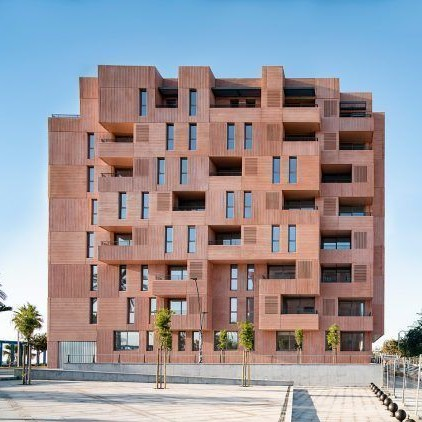
#> input picture PractsPy/imgs/edif1.jpg, 422 x 422 px
$ python detect_esquinas_kitchen_rose.py
#> lines starting #> are read from the running program, lines starting #| are printed output that depends on the picture; after the words box and inside, x2 and y2 are one past the last pixel; in counts of white or black regions, pixels touching at a corner belong together
import cv2 as cv
import numpy as np
from scipy import signal
import matplotlib.pyplot as plt

# Load the image in black and white
I = cv.imread("imgs/edif1.jpg")
#> I is the input picture: shape (422, 422, 3); mean B, G, R 156.1, 150.9, 155.3

# Add blur to the image
#I = cv.GaussianBlur(I, (5, 5), 0)

Iorg = I.copy()

# Convert to gray scale
I = cv.cvtColor(I, cv.COLOR_BGR2GRAY)
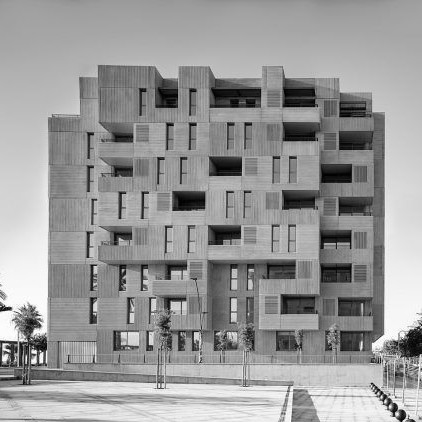
#> I: shape (422, 422); min 0, max 255, mean 152.8

# Derivadas
Ix = np.diff(I, axis=0, prepend=0)
Ixx = np.diff(Ix, axis=0, prepend=0)
Iy = np.diff(I, axis=1, prepend=0)
Iyy = np.diff(Iy, axis=1, prepend=0)
Ixy = np.diff(Ix, axis=1, prepend=0)
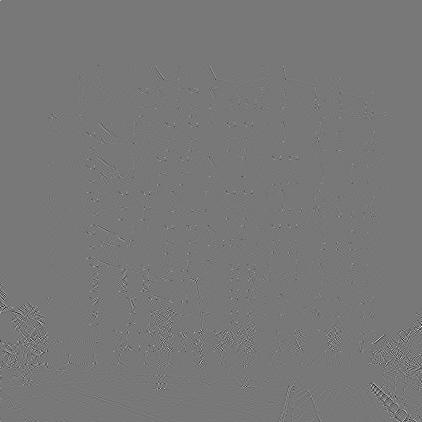
#> Ixy: shape (422, 422) int64; min -240, max 270, mean 0; drawn with min black and max white

# Esquinosidad
#K = (Ixx*Iy**2 + Iyy*Ix**2 - 2*Ixy*Ix*Iy)/(Ix**2 + Iy**2)
num = (Ixx*Iy**2 + Iyy*Ix**2 - 2*Ixy*Ix*Iy)
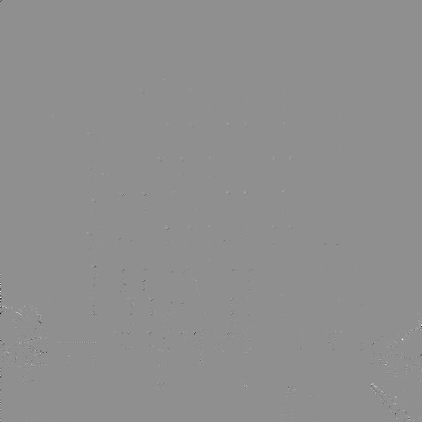
#> num: shape (422, 422) int64; min -7296784, max 5652000, mean -204.3; drawn with min black and max white
den = (Ix**2 + Iy**2)
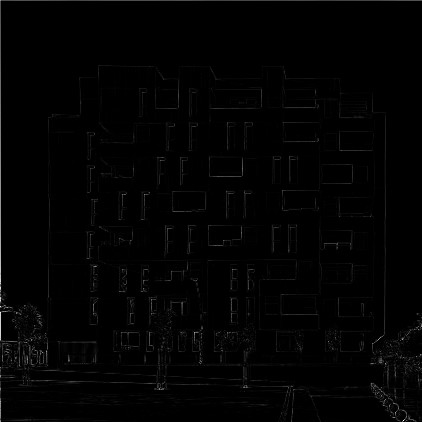
#> den: shape (422, 422) int64; min 0, max 75994, mean 836.5; drawn with min black and max white

response = np.zeros_like(I)

mask = den != 0
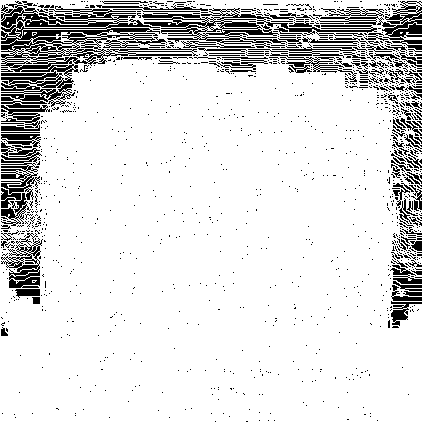
#> mask: shape (422, 422) bool; 86.2% white; black in thin lines or dots
response[mask] = num[mask] / den[mask]

""" plt.imshow(response)
plt.show() """

#tr = np.average(response) + 2*np.std(response)
tr = np.max(response)*.8
#> tr = 204
bin = np.where(response > tr, 255, 0)
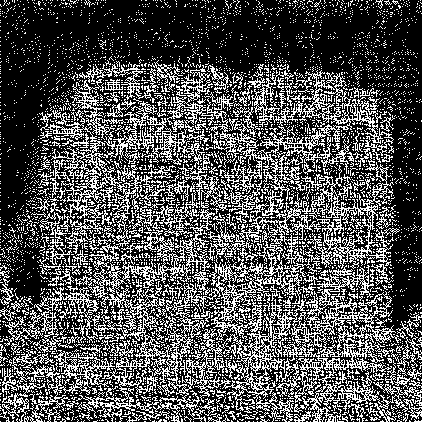
#> bin: shape (422, 422) int64; 32.4% white in thin lines or dots

""" plt.imshow(bin)
plt.show() """

# get a list of points where det is greater than 0
points = np.where(bin > 0)
#> points = 57614 positions, rows 0 to 421, columns 0 to 421

#iterate over the list of points and get the coordinates of the points
for i in range(len(points[0])):
    cv.circle(Iorg, (points[1][i], points[0][i]), 1, (0, 0, 255), -1)
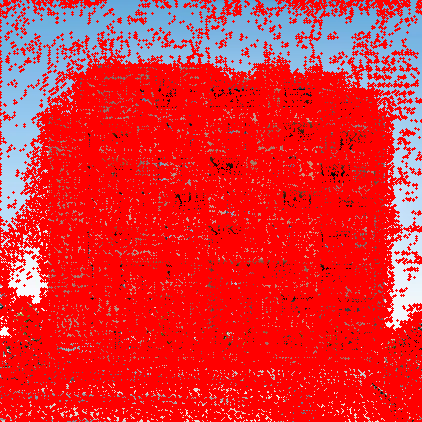
#> Iorg: shape (422, 422, 3); mean B, G, R 52, 45.3, 226.9

# display the image
cv.imshow("Img", Iorg)
cv.waitKey(0)

$ run again, with PractsPy/imgs/chess2.jpg copied over PractsPy/imgs/edif1.jpg
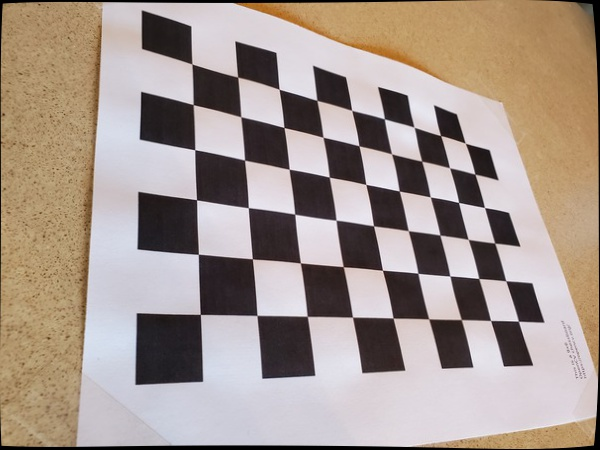
#> input picture PractsPy/imgs/chess2.jpg, 600 x 450 px
#> I is the input picture: shape (450, 600, 3); mean B, G, R 141.5, 150.2, 164.7
#> I: shape (450, 600)
#> `mask = den != 0`:
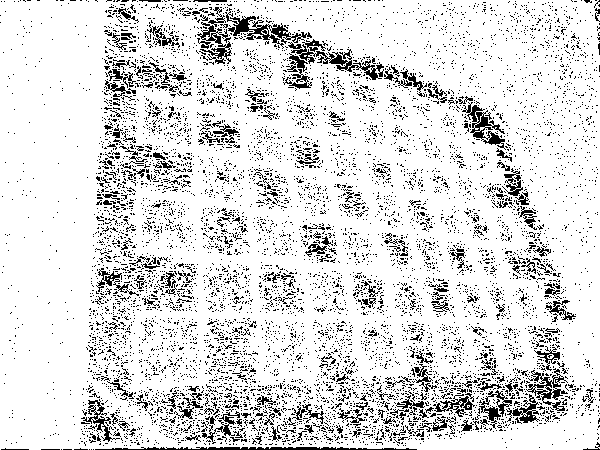
#> mask: shape (450, 600) bool; 86.6% white; black in thin lines or dots
#> tr = 204
#> bin: shape (450, 600) int64; 28.5% white in thin lines or dots
#> points = 77017 positions, rows 0 to 449, columns 0 to 599
#> after the loop `for i in range(len(points[0])):`:
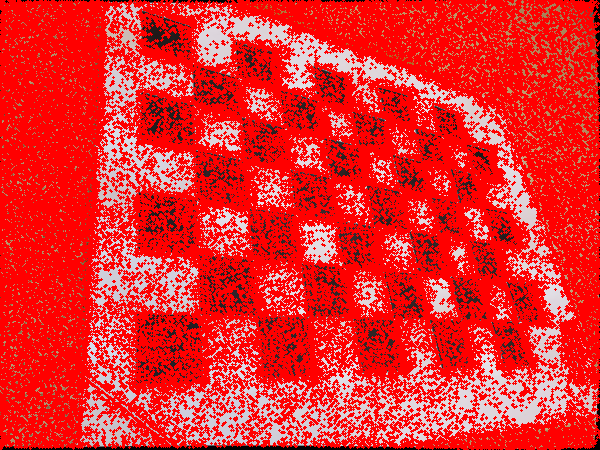
#> Iorg: shape (450, 600, 3); mean B, G, R 44.8, 44.9, 231.7
